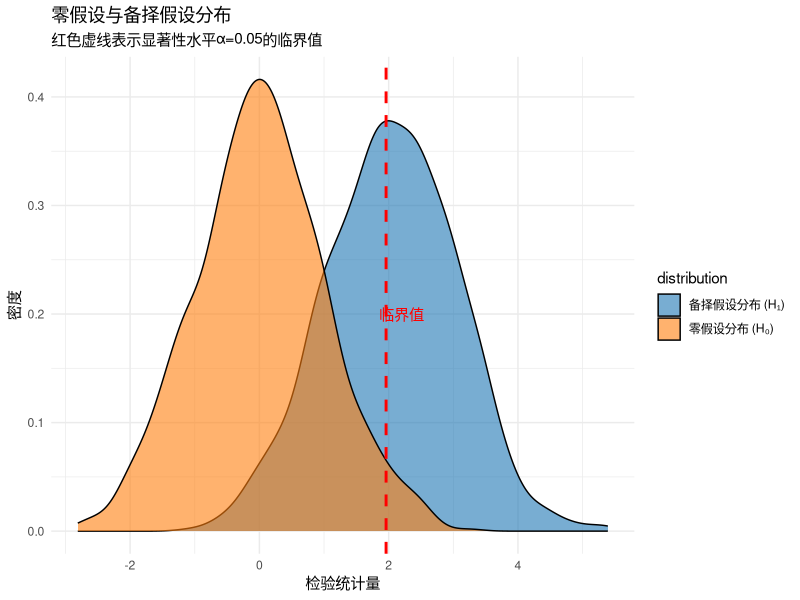
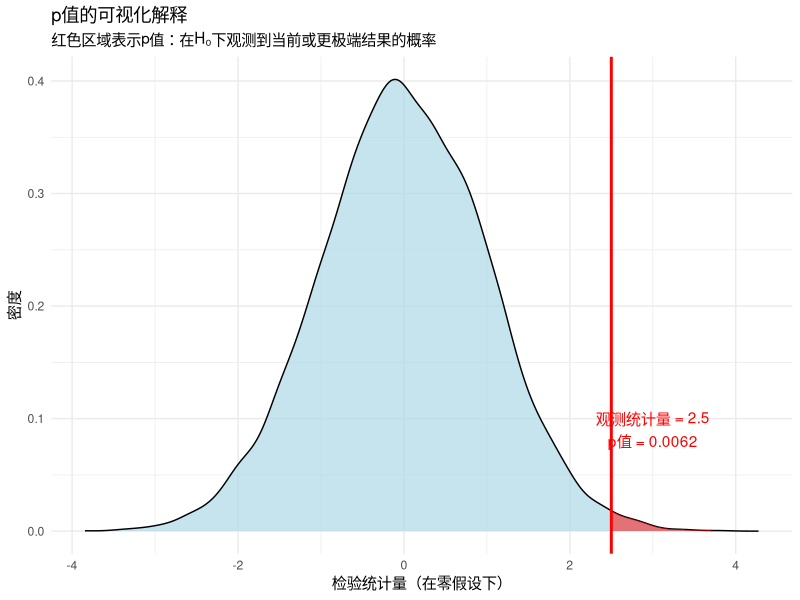
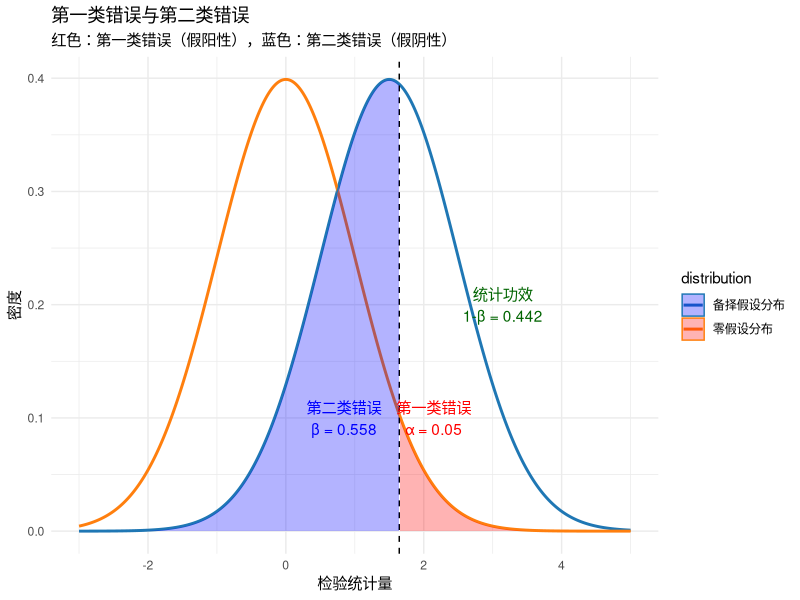
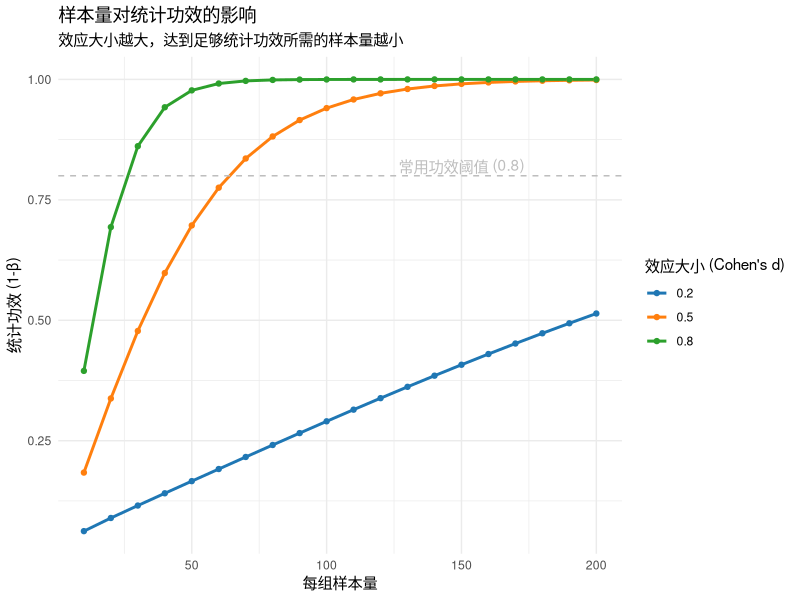
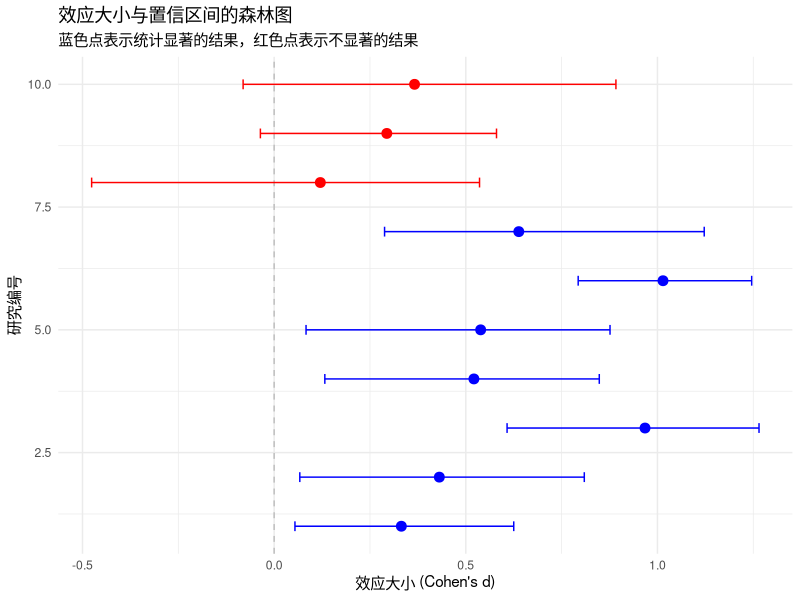
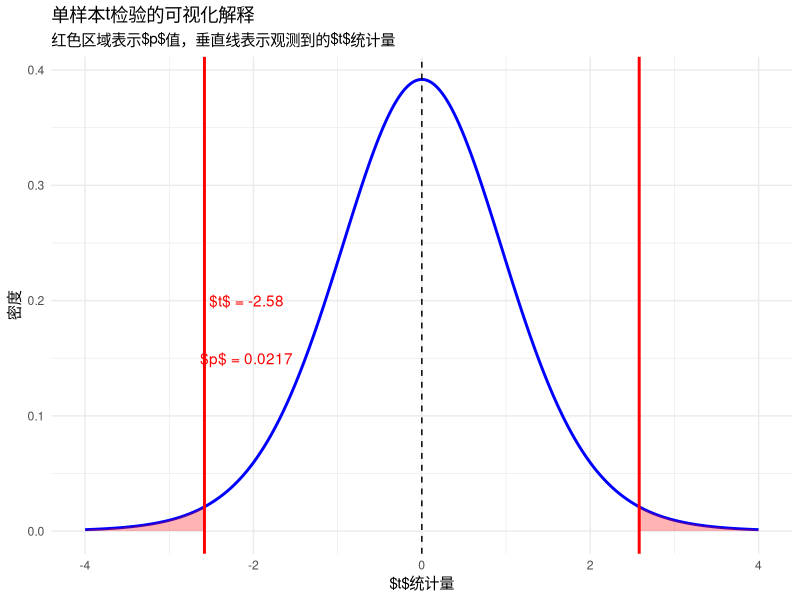
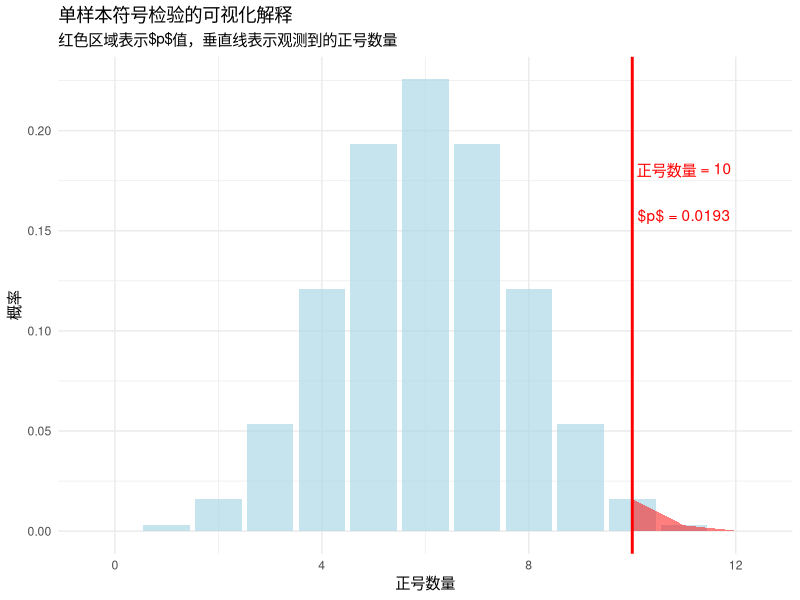
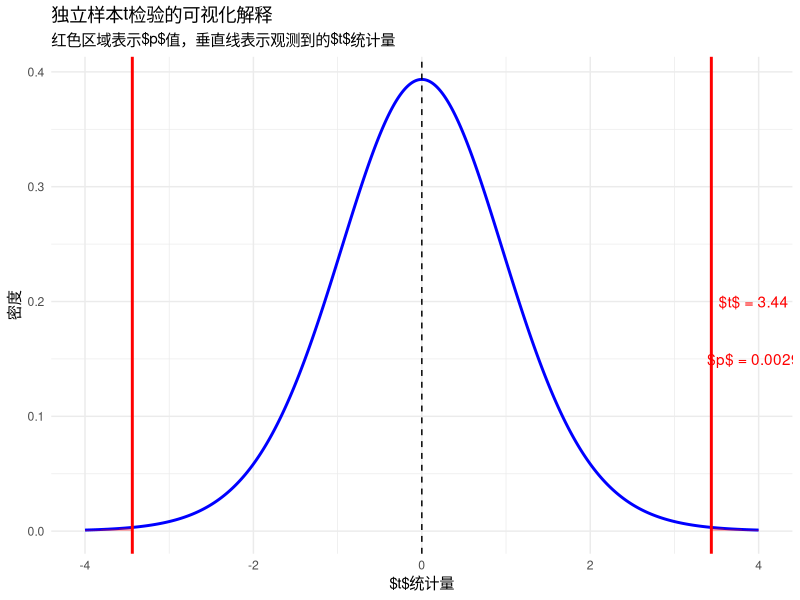

R code for these plots, in order:
## ---- chunk 1
# 加载必要的包
library(DiagrammeR)

# 创建假设检验流程图
grViz("digraph hypothesis_testing {
  graph [rankdir = TB]

  node [shape = rectangle, style = filled, fillcolor = lightblue]
  A [label = '明确研究问题\n与假设设定']
  B [label = '选择适当的\n统计检验方法']
  C [label = '设定显著性水平\n(α)']
  D [label = '收集数据并\n计算检验统计量']
  E [label = '确定p值\n或临界值']
  F [label = '做出统计决策']
  G [label = '解释结果并\n考虑生态学意义']

  node [shape = diamond, fillcolor = lightgreen]
  H [label = '使用模拟方法?']
  I [label = '构建零模型\n重复模拟\n构建经验分布\n计算经验p值']
  J [label = '基于理论分布\n计算p值']

  A -> B -> C -> D -> E -> F -> G
  E -> H
  H -> I [label = '是']
  H -> J [label = '否']
  I -> F
  J -> F
}")
## ---- chunk 2
# 加载必要的包
library(ggplot2)

# 设置随机种子以确保结果可重现
set.seed(123)

# 模拟零假设分布（均值=0）和备择假设分布（均值=2）
n <- 1000
null_dist <- rnorm(n, mean = 0, sd = 1)
alt_dist <- rnorm(n, mean = 2, sd = 1)

# 创建数据框
df <- data.frame(
  value = c(null_dist, alt_dist),
  distribution = rep(c("零假设分布 (H₀)", "备择假设分布 (H₁)"), each = n)
)

# 绘制分布图
ggplot(df, aes(x = value, fill = distribution)) +
  geom_density(alpha = 0.6) +
  geom_vline(xintercept = 1.96, linetype = "dashed", color = "red", size = 1) +
  annotate("text", x = 2.2, y = 0.2, label = "临界值", color = "red") +
  labs(
    title = "零假设与备择假设分布",
    x = "检验统计量", y = "密度",
    subtitle = "红色虚线表示显著性水平α=0.05的临界值"
  ) +
  theme_minimal() +
  scale_fill_manual(values = c("#1f77b4", "#ff7f0e"))
## ---- chunk 3
# 模拟在零假设下的检验统计量分布
null_test_stats <- rnorm(10000, mean = 0, sd = 1)

# 假设我们观测到的检验统计量是2.5
observed_stat <- 2.5

# 计算p值（单侧检验）
p_value <- 1 - pnorm(observed_stat)

# 创建p值可视化数据
p_value_df <- data.frame(test_stat = null_test_stats)

# 计算密度数据
density_data <- density(null_test_stats)
density_df <- data.frame(x = density_data$x, y = density_data$y)

# 绘制p值可视化图
ggplot(p_value_df, aes(x = test_stat)) +
  geom_density(fill = "lightblue", alpha = 0.7) +
  geom_vline(xintercept = observed_stat, color = "red", size = 1) +
  geom_area(
    data = subset(density_df, x >= observed_stat),
    aes(x = x, y = y), fill = "red", alpha = 0.5
  ) +
  annotate("text",
    x = observed_stat + 0.5, y = 0.1,
    label = paste("观测统计量 =", round(observed_stat, 2)), color = "red"
  ) +
  annotate("text",
    x = observed_stat + 0.5, y = 0.08,
    label = paste("p值 =", round(p_value, 4)), color = "red"
  ) +
  labs(
    title = "p值的可视化解释",
    x = "检验统计量（在零假设下）", y = "密度",
    subtitle = "红色区域表示p值：在H₀下观测到当前或更极端结果的概率"
  ) +
  theme_minimal()
## ---- chunk 4
# 设置参数
alpha <- 0.05 # 显著性水平
effect_size <- 1.5 # 效应大小

# 计算临界值（单侧检验）
critical_value <- qnorm(1 - alpha)

# 计算第二类错误概率
beta <- pnorm(critical_value, mean = effect_size)

# 创建错误类型可视化数据
x_vals <- seq(-3, 5, length.out = 1000)
null_density <- dnorm(x_vals, mean = 0)
alt_density <- dnorm(x_vals, mean = effect_size)

error_df <- data.frame(
  x = rep(x_vals, 2),
  density = c(null_density, alt_density),
  distribution = rep(c("零假设分布", "备择假设分布"), each = 1000)
)
## ---- chunk 5
# 绘制错误类型可视化图
ggplot(error_df, aes(x = x, y = density, color = distribution)) +
  geom_line(size = 1) +
  geom_vline(xintercept = critical_value, linetype = "dashed",
             color = "black") +
  # 第一类错误区域（假阳性）
  geom_area(
    data = subset(error_df, x >= critical_value &
                    distribution == "零假设分布"),
    aes(x = x, y = density), fill = "red", alpha = 0.3
  ) +
  # 第二类错误区域（假阴性）
  geom_area(
    data = subset(error_df, x < critical_value &
                    distribution == "备择假设分布"),
    aes(x = x, y = density), fill = "blue", alpha = 0.3
  ) +
  annotate("text",
    x = critical_value + 0.5, y = 0.1,
    label = paste("第一类错误\nα =", alpha), color = "red"
  ) +
  annotate("text",
    x = critical_value - 0.8, y = 0.1,
    label = paste("第二类错误\nβ =", round(beta, 3)), color = "blue"
  ) +
  annotate("text",
    x = critical_value + 1.5, y = 0.2,
    label = paste("统计功效\n1-β =", round(1 - beta, 3)),
    color = "darkgreen"
  ) +
  labs(
    title = "第一类错误与第二类错误",
    x = "检验统计量", y = "密度",
    subtitle = "红色：第一类错误（假阳性），蓝色：第二类错误（假阴性）"
  ) +
  theme_minimal() +
  scale_color_manual(values = c("#1f77b4", "#ff7f0e"))
## ---- chunk 6
# 模拟不同样本量下的统计功效
sample_sizes <- seq(10, 200, by = 10)
effect_sizes <- c(0.2, 0.5, 0.8) # 小、中、大效应

power_df <- expand.grid(sample_size = sample_sizes, effect_size = effect_sizes)
power_df$power <- NA

for (i in seq_len(nrow(power_df))) {
  n <- power_df$sample_size[i]
  d <- power_df$effect_size[i]
  # 使用t检验的近似功效计算
  power_df$power[i] <- power.t.test(
    n = n, delta = d, sd = 1,
    sig.level = 0.05, type = "two.sample"
  )$power
}

# 绘制样本量对功效的影响图
ggplot(power_df, aes(
  x = sample_size, y = power,
  color = factor(effect_size)
)) +
  geom_line(size = 1) +
  geom_point() +
  geom_hline(yintercept = 0.8, linetype = "dashed", color = "gray") +
  annotate("text", x = 150, y = 0.82, label = "常用功效阈值 (0.8)", color = "gray") +
  labs(
    title = "样本量对统计功效的影响",
    x = "每组样本量", y = "统计功效 (1-β)",
    color = "效应大小 (Cohen's d)",
    subtitle = "效应大小越大，达到足够统计功效所需的样本量越小"
  ) +
  theme_minimal() +
  scale_color_manual(values = c("#1f77b4", "#ff7f0e", "#2ca02c"))
## ---- chunk 7
# 模拟多个研究的效应大小和置信区间
set.seed(123)
studies <- 10
effect_sizes <- rnorm(studies, mean = 0.5, sd = 0.3)
ci_lower <- effect_sizes - 0.4 + rnorm(studies, 0, 0.1)
ci_upper <- effect_sizes + 0.4 + rnorm(studies, 0, 0.1)

# 创建数据框
study_df <- data.frame(
  study = 1:studies,
  effect_size = effect_sizes,
  ci_lower = ci_lower,
  ci_upper = ci_upper,
  significant = (ci_lower > 0 | ci_upper < 0)
)

# 绘制效应大小森林图
library(ggplot2)
ggplot(study_df, aes(x = effect_size, y = study)) +
  geom_vline(xintercept = 0, linetype = "dashed", color = "gray") +
  geom_point(aes(color = significant), size = 3) +
  geom_errorbarh(aes(xmin = ci_lower, xmax = ci_upper, color = significant),
    height = 0.2
  ) +
  scale_color_manual(values = c("FALSE" = "red", "TRUE" = "blue")) +
  labs(
    title = "效应大小与置信区间的森林图",
    x = "效应大小 (Cohen's d)", y = "研究编号",
    subtitle = "蓝色点表示统计显著的结果，红色点表示不显著的结果"
  ) +
  theme_minimal() +
  theme(legend.position = "none")
## ---- chunk 8
# 设置参数
set.seed(123)
mu0 <- 7.0 # 理论值 $\mu_0$（中性pH）
sample_mean <- 6.8 # 样本均值 $\bar{x}$
sample_sd <- 0.3 # 样本标准差 $s$
n <- 15 # 样本量 $n$

# 计算t统计量
t_stat <- (sample_mean - mu0) / (sample_sd / sqrt(n))

# 生成t分布数据
df <- n - 1 # 自由度 $n-1$
x_vals <- seq(-4, 4, length.out = 1000)
t_density <- dt(x_vals, df = df)

# 创建数据框
t_df <- data.frame(x = x_vals, density = t_density)

# 计算p值（双侧检验）
p_value <- 2 * (1 - pt(abs(t_stat), df = df))
## ---- chunk 9
# 绘制t分布图
ggplot(t_df, aes(x = x, y = density)) +
  geom_line(color = "blue", size = 1) +
  geom_vline(
    xintercept = t_stat, color = "red", size = 1,
    linetype = "solid"
  ) +
  geom_vline(
    xintercept = -t_stat, color = "red", size = 1,
    linetype = "solid"
  ) +
  geom_area(
    data = subset(t_df, x >= abs(t_stat)),
    aes(x = x, y = density), fill = "red", alpha = 0.3
  ) +
  geom_area(
    data = subset(t_df, x <= -abs(t_stat)),
    aes(x = x, y = density), fill = "red", alpha = 0.3
  ) +
  geom_vline(xintercept = 0, color = "black", linetype = "dashed") +
  annotate("text",
    x = t_stat + 0.5, y = 0.2,
    label = paste("$t$ =", round(t_stat, 2)), color = "red"
  ) +
  annotate("text",
    x = t_stat + 0.5, y = 0.15,
    label = paste("$p$ =", round(p_value, 4)), color = "red"
  ) +
  labs(
    title = "单样本t检验的可视化解释",
    x = "$t$统计量", y = "密度",
    subtitle = "红色区域表示$p$值，垂直线表示观测到的$t$统计量"
  ) +
  theme_minimal()
## ---- chunk 10
# 设置参数
set.seed(123)
m0 <- 50 # 理论中位值 $M_0$（环境标准）

# 模拟土壤铅浓度数据（偏态分布）
soil_lead <- c(45, 48, 52, 55, 58, 62, 65, 68, 72, 75, 85, 120)

# 计算与理论值的差异
signs <- sign(soil_lead - m0)
positive_count <- sum(signs == 1) # 正号数量
negative_count <- sum(signs == -1) # 负号数量
n <- length(soil_lead) - sum(signs == 0) # 有效样本量 $n$（排除等于理论值的观测）

# 计算p值（单侧检验）
p_value <- 1 - pbinom(positive_count - 1, size = n, prob = 0.5)

# 生成二项分布数据
x_vals <- 0:n
binom_density <- dbinom(x_vals, size = n, prob = 0.5)

# 创建数据框
binom_df <- data.frame(x = x_vals, density = binom_density)

# 绘制二项分布图
ggplot(binom_df, aes(x = x, y = density)) +
  geom_col(fill = "lightblue", alpha = 0.7) +
  geom_vline(xintercept = positive_count, color = "red", size = 1) +
  geom_area(
    data = subset(binom_df, x >= positive_count),
    aes(x = x, y = density), fill = "red", alpha = 0.5
  ) +
  annotate("text",
    x = positive_count + 1, y = max(binom_density) * 0.8,
    label = paste("正号数量 =", positive_count), color = "red"
  ) +
  annotate("text",
    x = positive_count + 1, y = max(binom_density) * 0.7,
    label = paste("$p$ =", round(p_value, 4)), color = "red"
  ) +
  labs(
    title = "单样本符号检验的可视化解释",
    x = "正号数量", y = "概率",
    subtitle = "红色区域表示$p$值，垂直线表示观测到的正号数量"
  ) +
  theme_minimal()
## ---- chunk 11
# 设置参数
set.seed(123)

# 模拟施肥组和对照组的数据
fertilizer_group <- rnorm(10, mean = 25, sd = 3) # 施肥组，均值25
control_group <- rnorm(10, mean = 20, sd = 3) # 对照组，均值20

# 计算样本统计量
mean_fert <- mean(fertilizer_group)
mean_control <- mean(control_group)
sd_fert <- sd(fertilizer_group)
sd_control <- sd(control_group)

# 计算合并标准差
n_fert <- length(fertilizer_group)
n_control <- length(control_group)
sp <- sqrt(((n_fert - 1) * sd_fert^2 +
              (n_control - 1) * sd_control^2) / (n_fert + n_control - 2))

# 计算t统计量
t_stat <- (mean_fert - mean_control) / (sp * sqrt(1 / n_fert + 1 / n_control))
## ---- chunk 12
# 生成t分布数据
df <- n_fert + n_control - 2 # 自由度 $n_1 + n_2 - 2$
x_vals <- seq(-4, 4, length.out = 1000)
t_density <- dt(x_vals, df = df)

# 创建数据框
t_df <- data.frame(x = x_vals, density = t_density)

# 计算p值（双侧检验）
p_value <- 2 * (1 - pt(abs(t_stat), df = df))
## ---- chunk 13
# 绘制t分布图
library(ggplot2)
ggplot(t_df, aes(x = x, y = density)) +
  geom_line(color = "blue", size = 1) +
  geom_vline(
    xintercept = t_stat, color = "red", size = 1,
    linetype = "solid"
  ) +
  geom_vline(
    xintercept = -t_stat, color = "red", size = 1,
    linetype = "solid"
  ) +
  geom_area(
    data = subset(t_df, x >= abs(t_stat)),
    aes(x = x, y = density), fill = "red", alpha = 0.3
  ) +
  geom_area(
    data = subset(t_df, x <= -abs(t_stat)),
    aes(x = x, y = density), fill = "red", alpha = 0.3
  ) +
  geom_vline(xintercept = 0, color = "black", linetype = "dashed") +
  annotate("text",
    x = t_stat + 0.5, y = 0.2,
    label = paste("$t$ =", round(t_stat, 2)), color = "red"
  ) +
  annotate("text",
    x = t_stat + 0.5, y = 0.15,
    label = paste("$p$ =", round(p_value, 4)), color = "red"
  ) +
  labs(
    title = "独立样本t检验的可视化解释",
    x = "$t$统计量", y = "密度",
    subtitle = "红色区域表示$p$值，垂直线表示观测到的$t$统计量"
  ) +
  theme_minimal()
## ---- chunk 14
# 设置参数
set.seed(123)

# 模拟保护措施实施前后的鸟类数量数据
before_protection <- c(15, 18, 12, 20, 16, 14, 17, 19, 13, 21) # 实施前
after_protection <- c(18, 22, 15, 24, 19, 17, 20, 23, 16, 25) # 实施后

# 计算配对差异
differences <- after_protection - before_protection

# 计算配对差异的统计量
mean_diff <- mean(differences)
sd_diff <- sd(differences)
n <- length(differences)

# 计算t统计量
t_stat <- mean_diff / (sd_diff / sqrt(n))
## ---- chunk 15
# 生成t分布数据
df <- n - 1 # 自由度 $n-1$
x_vals <- seq(-4, 4, length.out = 1000)
t_density <- dt(x_vals, df = df)

# 创建数据框
t_df <- data.frame(x = x_vals, density = t_density)

# 计算p值（单侧检验）
p_value <- 1 - pt(t_stat, df = df)
## ---- chunk 16

# 绘制t分布图
ggplot(t_df, aes(x = x, y = density)) +
  geom_line(color = "blue", size = 1) +
  geom_vline(
    xintercept = t_stat, color = "red", size = 1,
    linetype = "solid"
  ) +
  geom_area(
    data = subset(t_df, x >= t_stat),
    aes(x = x, y = density), fill = "red", alpha = 0.3
  ) +
  geom_vline(xintercept = 0, color = "black", linetype = "dashed") +
  annotate("text",
    x = t_stat + 0.5, y = 0.2,
    label = paste("$t$ =", round(t_stat, 2)), color = "red"
  ) +
  annotate("text",
    x = t_stat + 0.5, y = 0.15,
    label = paste("$p$ =", round(p_value, 4)), color = "red"
  ) +
  labs(
    title = "配对样本t检验的可视化解释",
    x = "$t$统计量", y = "密度",
    subtitle = "红色区域表示$p$值，垂直线表示观测到的$t$统计量"
  ) +
  theme_minimal()
## ---- chunk 17
# 设置参数
set.seed(123)

# 模拟污染区域和清洁区域的底栖动物生物量数据（偏态分布）
polluted_area <- c(2.1, 3.5, 4.2, 5.8, 7.3, 9.1, 12.5, 15.8) # 污染区域
clean_area <- c(8.2, 10.5, 12.8, 15.3, 18.7, 22.1, 25.4, 28.9) # 清洁区域

# 合并数据并计算秩次
all_data <- c(polluted_area, clean_area)
ranks <- rank(all_data)

# 计算污染区域的秩和
rank_polluted <- sum(ranks[seq_along(polluted_area)])

# 计算U统计量
n1 <- length(polluted_area)
n2 <- length(clean_area)
u_stat <- n1 * n2 + n1 * (n1 + 1) / 2 - rank_polluted

# 执行Mann-Whitney U检验
mw_test <- wilcox.test(polluted_area, clean_area, alternative = "less")

# 创建数据框用于可视化
data_df <- data.frame(
  group = rep(c("污染区域", "清洁区域"), each = 8),
  value = c(polluted_area, clean_area),
  rank = ranks
)

# 绘制箱线图和秩次图
library(ggplot2)
ggplot(data_df, aes(x = group, y = value, fill = group)) +
  geom_boxplot(alpha = 0.7) +
  geom_jitter(width = 0.2, size = 2, alpha = 0.6) +
  labs(
    title = "Mann-Whitney U检验的可视化解释",
    x = "区域类型", y = "底栖动物生物量",
    subtitle = paste("U统计量 =", round(u_stat, 2),
                     ", p值 =", round(mw_test$p.value, 4))
  ) +
  theme_minimal() +
  scale_fill_manual(values = c("#ff7f0e", "#1f77b4"))
## ---- chunk 18
# 设置参数
set.seed(123)

# 模拟数据：实际上所有组来自相同的分布（零假设为真）
k <- 5 # 组数
n_per_group <- 10 # 每组样本量

# 生成数据 - 所有组都来自N(0,1)分布
group_data <- list()
for (i in 1:k) {
  group_data[[i]] <- rnorm(n_per_group, mean = 0, sd = 1)
}

# 计算所有两两比较的t检验
comparisons <- combn(1:k, 2) # 所有可能的组对
m <- ncol(comparisons) # 比较次数

# 存储p值
p_values <- numeric(m)
for (i in 1:m) {
  group1 <- comparisons[1, i]
  group2 <- comparisons[2, i]
  t_test_result <- t.test(group_data[[group1]], group_data[[group2]])
  p_values[i] <- t_test_result$p.value
}

# 执行方差分析
all_data <- unlist(group_data)
group_labels <- rep(1:k, each = n_per_group)
anova_result <- aov(all_data ~ factor(group_labels))
anova_p <- summary(anova_result)[[1]]["factor(group_labels)", "Pr(>F)"]
## ---- chunk 19
# 创建可视化数据
library(ggplot2)

# 数据框1：多个t检验的结果
t_test_df <- data.frame(
  comparison = 1:m,
  p_value = p_values,
  significant = p_values < 0.05
)

# 数据框2：方差分析结果
anova_df <- data.frame(
  method = "ANOVA",
  p_value = anova_p,
  significant = anova_p < 0.05
)

# 计算累积第一类错误率
cumulative_error <- data.frame(
  k = 2:8,
  comparisons = choose(2:8, 2),
  error_rate = 1 - (1 - 0.05)^choose(2:8, 2)
)
## ---- chunk 20
# 绘制多个t检验的p值分布
p1 <- ggplot(t_test_df, aes(
  x = comparison, y = p_value,
  color = significant, shape = significant
)) +
  geom_point(size = 3) +
  geom_hline(yintercept = 0.05, linetype = "dashed", color = "red") +
  scale_color_manual(values = c("FALSE" = "blue", "TRUE" = "red")) +
  scale_shape_manual(values = c("FALSE" = 16, "TRUE" = 17)) +
  labs(
    title = "多个t检验：p值分布",
    x = "比较编号", y = "p值",
    subtitle = paste("假阳性数量：", sum(t_test_df$significant), "/", m)
  ) +
  theme_minimal() +
  theme(legend.position = "none")

# 绘制累积第一类错误率
p2 <- ggplot(cumulative_error, aes(x = k, y = error_rate)) +
  geom_line(color = "blue", size = 1) +
  geom_point(color = "blue", size = 2) +
  geom_hline(yintercept = 0.05, linetype = "dashed", color = "red") +
  geom_text(aes(label = paste0(round(error_rate * 100, 1), "%")),
    vjust = -0.5, size = 3
  ) +
  labs(
    title = "累积第一类错误率",
    x = "组数 (k)", y = "累积第一类错误率",
    subtitle = "红色虚线表示期望的5%错误率"
  ) +
  theme_minimal()

# 使用patchwork包组合图形
library(patchwork)
p1 + p2 + plot_annotation(
  title = "多个t检验 vs 方差分析：第一类错误率控制",
  subtitle = paste(
    "ANOVA p值：", round(anova_p, 4),
    "（正确不拒绝零假设）"
  )
)
## ---- chunk 21
# 设置参数
set.seed(123)

# 模拟三种森林类型的鸟类物种丰富度数据
broadleaf <- rnorm(10, mean = 15, sd = 2) # 阔叶林
coniferous <- rnorm(10, mean = 12, sd = 2) # 针叶林
mixed <- rnorm(10, mean = 14, sd = 2) # 混交林

# 创建数据框
forest_data <- data.frame(
  richness = c(broadleaf, coniferous, mixed),
  forest_type = rep(c("阔叶林", "针叶林", "混交林"), each = 10)
)

# 执行方差分析
anova_result <- aov(richness ~ forest_type, data = forest_data)

# 提取F统计量和p值
f_stat <- summary(anova_result)[[1]]["forest_type", "F value"]
p_value <- summary(anova_result)[[1]]["forest_type", "Pr(>F)"]
## ---- chunk 22
# 生成F分布数据
df1 <- 2 # 组间自由度 $k-1$
df2 <- 27 # 组内自由度 $N-k$
x_vals <- seq(0, 8, length.out = 1000)
f_density <- df(x_vals, df1 = df1, df2 = df2)

# 创建数据框
f_df <- data.frame(x = x_vals, density = f_density)
## ---- chunk 23
# 绘制F分布图
library(ggplot2)
ggplot(f_df, aes(x = x, y = density)) +
  geom_line(color = "blue", size = 1) +
  geom_vline(
    xintercept = f_stat, color = "red", size = 1,
    linetype = "solid"
  ) +
  geom_area(
    data = subset(f_df, x >= f_stat),
    aes(x = x, y = density), fill = "red", alpha = 0.3
  ) +
  annotate("text",
    x = f_stat + 1, y = 0.2,
    label = paste("$F$ =", round(f_stat, 2)), color = "red"
  ) +
  annotate("text",
    x = f_stat + 1, y = 0.15,
    label = paste("$p$ =", round(p_value, 4)), color = "red"
  ) +
  labs(
    title = "方差分析的可视化解释",
    x = "$F$统计量", y = "密度",
    subtitle = "红色区域表示$p$值，垂直线表示观测到的$F$统计量"
  ) +
  theme_minimal()
## ---- chunk 24
# 设置参数
set.seed(123)

# 模拟三种污染程度区域的底栖动物生物量数据（偏态分布）
light_pollution <- c(8.2, 10.5, 12.8, 15.3, 18.7, 22.1, 25.4, 28.9) # 轻度污染
moderate_pollution <- c(5.8, 7.3, 9.1, 12.5, 15.8, 18.2, 21.7, 24.3) # 中度污染
heavy_pollution <- c(2.1, 3.5, 4.2, 5.8, 7.3, 9.1, 12.5, 15.8) # 重度污染

# 创建数据框
pollution_data <- data.frame(
  biomass = c(light_pollution, moderate_pollution, heavy_pollution),
  pollution_level = rep(c("轻度污染", "中度污染", "重度污染"), each = 8)
)

# 执行Kruskal-Wallis检验
kw_test <- kruskal.test(biomass ~ pollution_level, data = pollution_data)

# 创建数据框用于可视化
library(ggplot2)
ggplot(pollution_data, aes(x = pollution_level, y = biomass,
                           fill = pollution_level)) +
  geom_boxplot(alpha = 0.7) +
  geom_jitter(width = 0.2, size = 2, alpha = 0.6) +
  labs(
    title = "Kruskal-Wallis检验的可视化解释",
    x = "污染程度", y = "底栖动物生物量",
    subtitle = paste("H统计量 =", round(kw_test$statistic, 2),
                     ", p值 =", round(kw_test$p.value, 4))
  ) +
  theme_minimal() +
  scale_fill_manual(values = c("#1f77b4", "#ff7f0e", "#2ca02c"))
## ---- chunk 25
# 加载必要的包
library(DiagrammeR)

# 创建多重比较分析流程图
grViz("digraph multiple_comparison {
  graph [rankdir = TB]

  node [shape = rectangle, style = filled, fillcolor = lightblue]
  A [label = '执行方差分析\n(ANOVA)']
  B [label = '检验总体差异\n是否显著?']
  C [label = '进行多重比较校正']
  D [label = '解释具体组间差异']
  E [label = '停止分析\n(无总体差异)']

  node [shape = diamond, fillcolor = lightgreen]
  F [label = '选择校正方法\n- Tukey HSD\\n- Bonferroni\\n- FDR控制']

  A -> B
  B -> C [label = '是']
  B -> E [label = '否']
  C -> F
  F -> D
}")
## ---- chunk 26
# 设置参数
set.seed(123)

# 模拟三种森林类型的鸟类物种丰富度数据
broadleaf <- rnorm(12, mean = 18, sd = 3) # 阔叶林
coniferous <- rnorm(12, mean = 12, sd = 3) # 针叶林
mixed <- rnorm(12, mean = 15, sd = 3) # 混交林

# 创建数据框
forest_data <- data.frame(
  richness = c(broadleaf, coniferous, mixed),
  forest_type = rep(c("阔叶林", "针叶林", "混交林"), each = 12)
)
## ---- chunk 27
# 第一步：执行方差分析
anova_result <- aov(richness ~ forest_type, data = forest_data)
cat("=== 方差分析结果 ===\n")
print(summary(anova_result))

# 提取F统计量和p值
f_stat <- summary(anova_result)[[1]]["forest_type", "F value"]
p_value <- summary(anova_result)[[1]]["forest_type", "Pr(>F)"]

cat("\nF统计量 =", round(f_stat, 2), "，p值 =", round(p_value, 4), "\n")
## ---- chunk 28
# 第二步：多重比较校正（仅在方差分析显著时执行）
if (p_value < 0.05) {
  cat("方差分析显著，进行多重比较校正...\n\n")

  # 方法1：Tukey HSD检验
  cat("=== Tukey HSD检验结果 ===\n")
  tukey_result <- TukeyHSD(anova_result)
  print(tukey_result)

  # 方法2：Bonferroni校正
  cat("\n=== Bonferroni校正结果 ===\n")
  pairwise_result <- pairwise.t.test(forest_data$richness,
    forest_data$forest_type,
    p.adjust.method = "bonferroni"
  )
  print(pairwise_result)

  # 方法3：FDR控制
  cat("\n=== FDR控制结果 (Benjamini-Hochberg) ===\n")
  fdr_result <- pairwise.t.test(forest_data$richness,
    forest_data$forest_type,
    p.adjust.method = "BH"
  )
  print(fdr_result)
} else {
  cat("方差分析不显著，无需进行多重比较校正。\n")
}
## ---- chunk 29
# 加载可视化包
library(ggplot2)
library(dplyr)

# 计算均值和标准误
summary_stats <- forest_data %>%
  group_by(forest_type) %>%
  summarise(
    mean_richness = mean(richness),
    se_richness = sd(richness) / sqrt(n())
  )
## ---- chunk 30
# 绘制均值图
p1 <- ggplot(summary_stats, aes(
  x = forest_type, y = mean_richness,
  fill = forest_type
)) +
  geom_col(alpha = 0.7) +
  geom_errorbar(
    aes(
      ymin = mean_richness - se_richness,
      ymax = mean_richness + se_richness
    ),
    width = 0.2
  ) +
  labs(
    title = "不同森林类型的鸟类物种丰富度",
    x = "森林类型", y = "物种丰富度（均值±标准误）"
  ) +
  theme_minimal() +
  scale_fill_manual(values = c("#1f77b4", "#ff7f0e", "#2ca02c"))

print(p1)
## ---- chunk 31
# 绘制箱线图
p2 <- ggplot(forest_data, aes(
  x = forest_type, y = richness,
  fill = forest_type
)) +
  geom_boxplot(alpha = 0.7) +
  geom_jitter(width = 0.2, alpha = 0.6) +
  labs(
    title = "鸟类物种丰富度分布",
    x = "森林类型", y = "物种丰富度"
  ) +
  theme_minimal() +
  scale_fill_manual(values = c("#1f77b4", "#ff7f0e", "#2ca02c"))

print(p2)
## ---- chunk 32
# 使用patchwork包组合图形
library(patchwork)
combined_plot <- p1 + p2 + plot_layout(guides = "collect") &
  theme(legend.position = "bottom")

print(combined_plot)
## ---- chunk 33
# 模拟多个比较的p值
set.seed(123)
num_tests <- 20

# 生成p值（大部分来自零假设，少数来自备择假设）
null_pvalues <- runif(15, 0, 1) # 零假设下的p值
alt_pvalues <- runif(5, 0, 0.05) # 备择假设下的p值
all_pvalues <- c(null_pvalues, alt_pvalues)

# 应用不同的多重比较校正
bonferroni_p <- p.adjust(all_pvalues, method = "bonferroni")
bh_p <- p.adjust(all_pvalues, method = "BH")

# 创建可视化数据
viz_data <- data.frame(
  test_id = rep(1:num_tests, 3),
  p_value = c(all_pvalues, bonferroni_p, bh_p),
  method = rep(c("未校正", "Bonferroni", "FDR控制"), each = num_tests),
  true_effect = rep(c(rep("无效应", 15), rep("有效应", 5)), 3)
)

# 绘制p值比较图
library(ggplot2)
ggplot(viz_data, aes(
  x = test_id, y = -log10(p_value),
  color = true_effect, shape = method
)) +
  geom_point(size = 3, alpha = 0.8) +
  geom_hline(yintercept = -log10(0.05), linetype = "dashed", color = "red") +
  facet_wrap(~method, ncol = 1) +
  labs(
    title = "多重比较校正对p值的影响",
    x = "检验编号", y = "-log10(p值)",
    subtitle = "红色虚线表示显著性阈值 (p = 0.05)"
  ) +
  theme_minimal() +
  scale_color_manual(values = c("无效应" = "blue", "有效应" = "red")) +
  scale_shape_manual(values = c(16, 17, 15))
## ---- chunk 34
# 加载pwr包
library(pwr)
## ---- chunk 35
# 实例：施肥对草地生产力影响的功效分析
# 研究问题：比较施肥组和对照组的草地生物量
# 预期效应大小：中等效应（Cohen's d = 0.5）
# 显著性水平：α = 0.05
# 期望功效：0.80

# 计算所需样本量
t_power <- pwr.t.test(
  d = 0.5, # 效应大小（Cohen's d）
  sig.level = 0.05, # 显著性水平
  power = 0.8, # 期望统计功效
  type = "two.sample", # 检验类型：独立样本t检验
  alternative = "two.sided" # 备择假设：双侧检验
)

cat("=== 独立样本t检验功效分析 ===\n")
print(t_power)
## ---- chunk 36
# 实例：不同森林类型对鸟类多样性影响的功效分析
# 研究问题：比较阔叶林、针叶林、混交林的鸟类物种丰富度
# 组数：3
# 预期效应大小：中等效应（f = 0.25）
# 显著性水平：α = 0.05
# 期望功效：0.80

# 计算所需样本量
anova_power <- pwr.anova.test(
  k = 3, # 组数
  f = 0.25, # 效应大小（Cohen's f）
  sig.level = 0.05, # 显著性水平
  power = 0.8 # 期望统计功效
)

cat("\n=== 方差分析功效分析 ===\n")
print(anova_power)
## ---- chunk 37
# 实例：温度与物种丰富度关系的功效分析
# 研究问题：检验年平均温度与鸟类物种丰富度的相关性
# 预期相关系数：r = 0.3（中等相关）
# 显著性水平：α = 0.05
# 期望功效：0.80

# 计算所需样本量
cor_power <- pwr.r.test(
  r = 0.3, # 预期相关系数
  sig.level = 0.05, # 显著性水平
  power = 0.8, # 期望统计功效
  alternative = "two.sided" # 备择假设：双侧检验
)

cat("\n=== 相关分析功效分析 ===\n")
print(cor_power)
## ---- chunk 38
# 实例：物种在不同生境中分布差异的功效分析
# 研究问题：检验物种在三种生境类型中的分布是否存在差异
# 效应大小：w = 0.3（中等效应）
# 自由度：df = 2（(行数-1)×(列数-1)）
# 显著性水平：α = 0.05
# 期望功效：0.80

# 计算所需样本量
chisq_power <- pwr.chisq.test(
  w = 0.3, # 效应大小（Cohen's w）
  N = NULL, # 总样本量（待计算）
  df = 2, # 自由度
  sig.level = 0.05, # 显著性水平
  power = 0.8 # 期望统计功效
)

cat("\n=== 卡方检验功效分析 ===\n")
print(chisq_power)
## ---- chunk 39
# 加载绘图包
library(ggplot2)

# 生成不同样本量下的功效数据
sample_sizes <- seq(10, 100, by = 5)
power_values <- sapply(sample_sizes, function(n) {
  pwr.t.test(
    n = n, # 样本量
    d = 0.5, # 效应大小
    sig.level = 0.05, # 显著性水平
    type = "two.sample", # 检验类型
    alternative = "two.sided"
  )$power
})

# 创建数据框
power_curve <- data.frame(
  sample_size = sample_sizes,
  power = power_values
)
## ---- chunk 40
# 绘制功效曲线
ggplot(power_curve, aes(x = sample_size, y = power)) +
  geom_line(color = "blue", size = 1) +
  geom_point(color = "blue", size = 1.5) +
  geom_hline(yintercept = 0.8, linetype = "dashed", color = "red", size = 1) +
  geom_vline(xintercept = t_power$n, linetype = "dashed",
             color = "green", size = 1) +
  annotate("text",
    x = 80, y = 0.82,
    label = "期望功效阈值 (0.8)", color = "red", size = 4
  ) +
  annotate("text",
    x = t_power$n + 8, y = 0.3,
    label = paste("所需样本量 =", round(t_power$n)),
    color = "green", size = 4
  ) +
  labs(
    title = "样本量对统计功效的影响",
    x = "每组样本量",
    y = "统计功效",
    subtitle = "展示在中等效应大小(d=0.5)和α=0.05条件下，样本量与统计功效的关系"
  ) +
  theme_minimal(base_size = 12) +
  theme(
    plot.title = element_text(hjust = 0.5, face = "bold"),
    plot.subtitle = element_text(hjust = 0.5)
  )
## ---- chunk 41
# 测试不同效应大小下的样本量需求
effect_sizes <- c(0.2, 0.3, 0.5, 0.8) # 小、中小、中、大效应
sample_needs <- sapply(effect_sizes, function(d) {
  pwr.t.test(
    d = d, sig.level = 0.05, power = 0.8,
    type = "two.sample"
  )$n
})

# 创建数据框
sensitivity_df <- data.frame(
  effect_size = effect_sizes,
  sample_need = sample_needs,
  effect_label = c(
    "小效应(d=0.2)", "中小效应(d=0.3)",
    "中效应(d=0.5)", "大效应(d=0.8)"
  )
)
## ---- chunk 42
# 绘制敏感性分析图
ggplot(sensitivity_df, aes(x = effect_label, y = sample_need,
                           fill = effect_label)) +
  geom_col(alpha = 0.7) +
  geom_text(aes(label = paste("n =", round(sample_need))),
    vjust = -0.5, size = 4
  ) +
  labs(
    title = "不同效应大小下的样本量需求",
    x = "效应大小",
    y = "所需样本量（每组）",
    subtitle = "在α=0.05和功效=0.80条件下"
  ) +
  theme_minimal(base_size = 12) +
  theme(
    plot.title = element_text(hjust = 0.5, face = "bold"),
    plot.subtitle = element_text(hjust = 0.5),
    axis.text.x = element_text(angle = 45, hjust = 1)
  ) +
  scale_fill_brewer(palette = "Set2")
